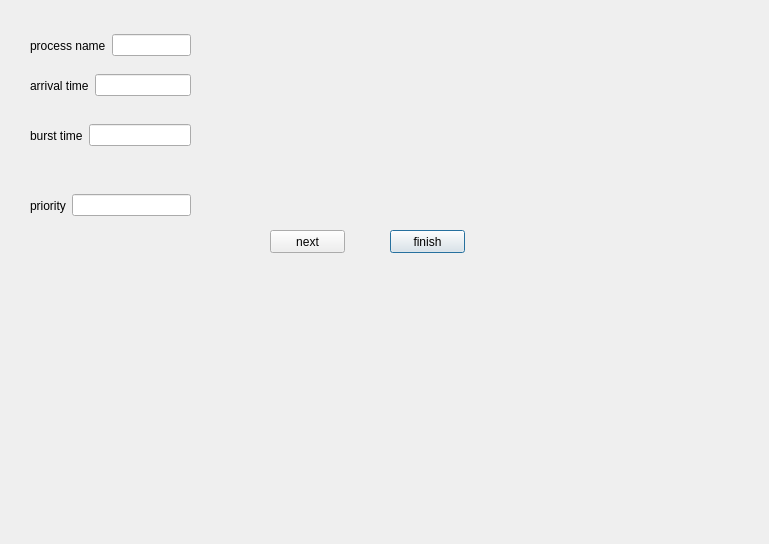
<?xml version="1.0" encoding="UTF-8"?>
<ui version="4.0">
 <class>input_priority_non</class>
 <widget class="QDialog" name="input_priority_non">
  <property name="geometry">
   <rect>
    <x>0</x>
    <y>0</y>
    <width>769</width>
    <height>544</height>
   </rect>
  </property>
  <property name="windowTitle">
   <string>Dialog</string>
  </property>
  <widget class="QWidget" name="layoutWidget">
   <property name="geometry">
    <rect>
     <x>30</x>
     <y>70</y>
     <width>161</width>
     <height>31</height>
    </rect>
   </property>
   <layout class="QHBoxLayout" name="horizontalLayout_4">
    <item>
     <widget class="QLabel" name="label_4">
      <property name="text">
       <string>arrival time</string>
      </property>
     </widget>
    </item>
    <item>
     <widget class="QLineEdit" name="lineEdit_arrival_2"/>
    </item>
   </layout>
  </widget>
  <widget class="QWidget" name="layoutWidget_2">
   <property name="geometry">
    <rect>
     <x>30</x>
     <y>110</y>
     <width>161</width>
     <height>51</height>
    </rect>
   </property>
   <layout class="QHBoxLayout" name="horizontalLayout_5">
    <item>
     <widget class="QLabel" name="label_5">
      <property name="text">
       <string>burst time</string>
      </property>
     </widget>
    </item>
    <item>
     <widget class="QLineEdit" name="lineEdit_burst_2"/>
    </item>
   </layout>
  </widget>
  <widget class="QPushButton" name="PB_finish">
   <property name="geometry">
    <rect>
     <x>390</x>
     <y>230</y>
     <width>75</width>
     <height>23</height>
    </rect>
   </property>
   <property name="text">
    <string>finish</string>
   </property>
  </widget>
  <widget class="QPushButton" name="PB_next">
   <property name="geometry">
    <rect>
     <x>270</x>
     <y>230</y>
     <width>75</width>
     <height>23</height>
    </rect>
   </property>
   <property name="text">
    <string>next</string>
   </property>
  </widget>
  <widget class="QWidget" name="layoutWidget_3">
   <property name="geometry">
    <rect>
     <x>30</x>
     <y>30</y>
     <width>161</width>
     <height>31</height>
    </rect>
   </property>
   <layout class="QHBoxLayout" name="horizontalLayout_6">
    <item>
     <widget class="QLabel" name="label_6">
      <property name="text">
       <string>process name</string>
      </property>
     </widget>
    </item>
    <item>
     <widget class="QLineEdit" name="lineEdit_name_2"/>
    </item>
   </layout>
  </widget>
  <widget class="QWidget" name="layoutWidget_4">
   <property name="geometry">
    <rect>
     <x>30</x>
     <y>180</y>
     <width>161</width>
     <height>51</height>
    </rect>
   </property>
   <layout class="QHBoxLayout" name="horizontalLayout_7">
    <item>
     <widget class="QLabel" name="label_7">
      <property name="text">
       <string>priority</string>
      </property>
     </widget>
    </item>
    <item>
     <widget class="QLineEdit" name="priority"/>
    </item>
   </layout>
  </widget>
 </widget>
 <tabstops>
  <tabstop>PB_next</tabstop>
  <tabstop>PB_finish</tabstop>
  <tabstop>lineEdit_name_2</tabstop>
  <tabstop>lineEdit_arrival_2</tabstop>
  <tabstop>lineEdit_burst_2</tabstop>
  <tabstop>priority</tabstop>
 </tabstops>
 <resources/>
 <connections/>
</ui>
